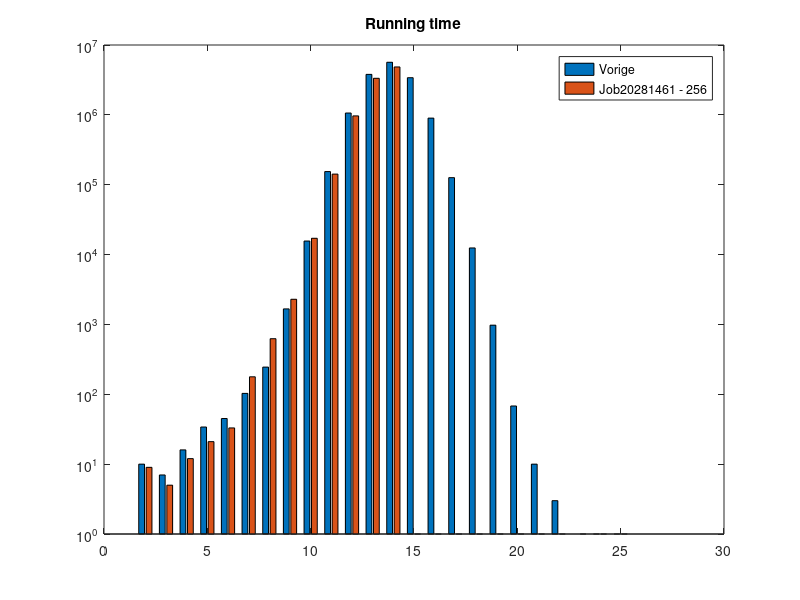
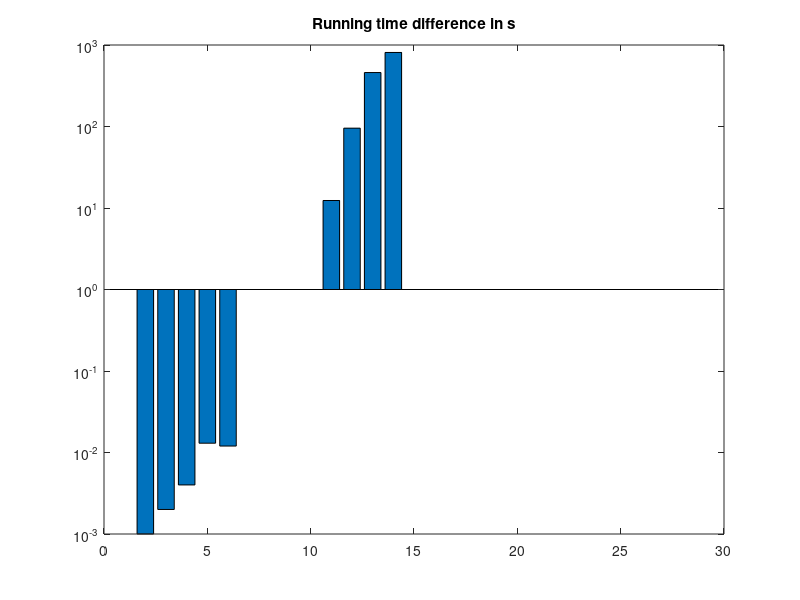
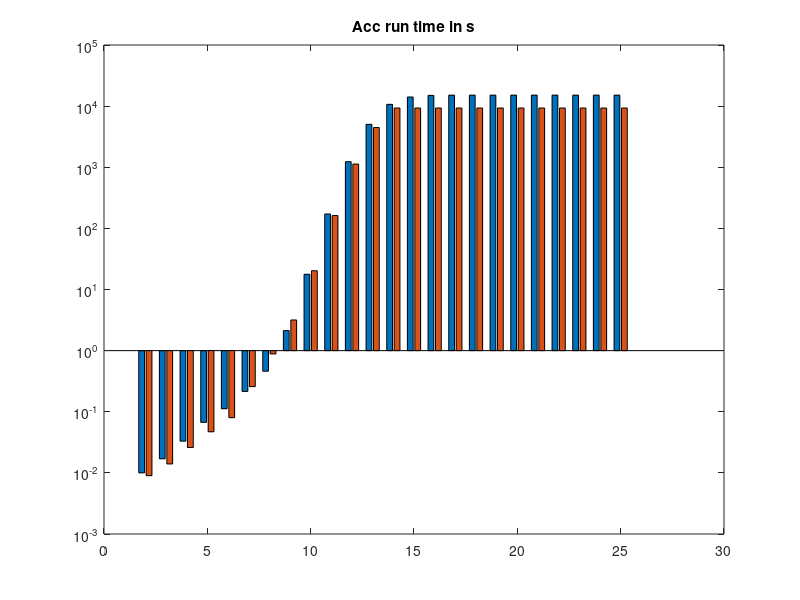
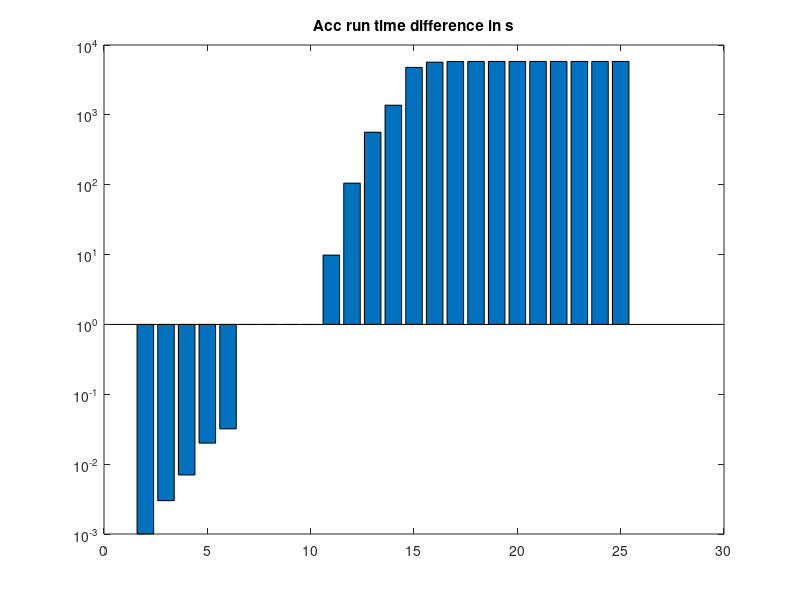

Reproduce these figures in MATLAB, in order.
close all

X = 2:25
n = 13
Y2 = zeros([1 24])
Y1 = [10, 7, 16, 34, 45, 103, 245, 1669, 15624, 154239, 1062174, 3797288, 5661054, 3404493, 898401, 126276, 12442, 976, 68, 10, 3, 1, 0, 0]
Y2(1:n) = [9, 5, 12, 21, 33, 178, 625, 2292, 17111, 141878, 966757, 3337937, 4851132]


T = [Y1 ; Y2]
figure
bar(X, T')
title('Running time')
set(gca,'YScale','log')
legend('Vorige', 'Job20281461 - 256')


M = zeros([1 24])
M(1:n) = (Y1(1:n) - Y2(1:n))/1000
figure
bar(X, M')
set(gca,'YScale','log')
title('Running time difference in s')

% Acc diff
Acc1 = cumsum(Y1/1000)
Acc2 = cumsum(Y2/1000)
figure
bar(X, [Acc1 ; Acc2]')
set(gca,'YScale','log')
title('Acc run time in s')


DiffAcc = Acc1 - Acc2
figure
bar(X, DiffAcc')
set(gca,'YScale','log')
title('Acc run time difference in s')
